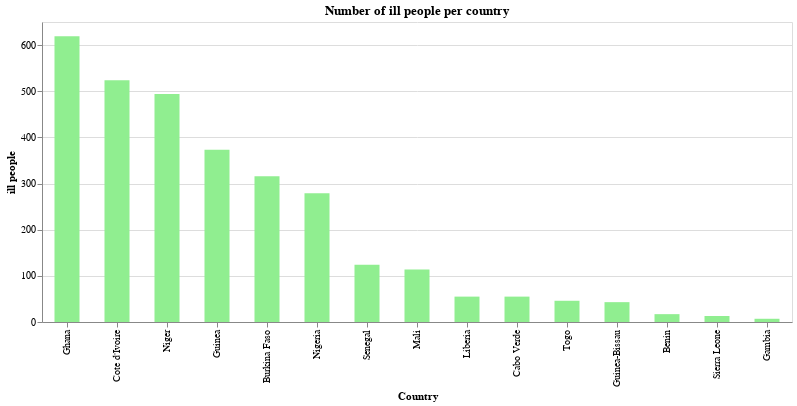

Source (notebook cell):
### Markdown cell above
### Number of ill patients

### Code cell
source = covid_ana_sort
alt.Chart(source).mark_bar(size = 25).encode(x = alt.X('Country', sort='-y'), y = 'ill people', color = alt.value('lightgreen'),).properties(width = alt.Step(50), height = 300, title = 'Number of ill people per country').interactive()

### Figure 1 — Vega-Lite specification as saved in the notebook (floating-point values rounded to 4 significant figures)
{"config": {"view": {"continuousWidth": 400, "continuousHeight": 300}}, "data": {"name": "data-e25325275136ee7f62b26f6b5ee63b56"}, "mark": {"type": "bar", "size": 25}, "encoding": {"color": {"value": "lightgreen"}, "x": {"type": "nominal", "field": "Country", "sort": "-y"}, "y": {"type": "quantitative", "field": "ill people"}}, "height": 300, "selection": {"selector002": {"type": "interval", "bind": "scales", "encodings": ["x", "y"]}}, "title": "Number of ill people per country", "width": {"step": 50}, "$schema": "https://vega.github.io/schema/vega-lite/v4.0.2.json", "datasets": {"data-e25325275136ee7f62b26f6b5ee63b56": [{"Country": "Cote d'Ivoire", "Lat": 7.54, "Long": -5.547, "Date": "2020-04-15T00:00:00", "Confirmed_cases": 638, "Dead": 6, "Recovered": 114, "ill people": 524, "Death rate": 0.009404, "Recovered rate": 0.1787}, {"Country": "Ghana", "Lat": 7.947, "Long": -1.023, "Date": "2020-04-15T00:00:00", "Confirmed_cases": 636, "Dead": 8, "Recovered": 17, "ill people": 619, "Death rate": 0.01258, "Recovered rate": 0.02673}, {"Country": "Niger", "Lat": 17.61, "Long": 8.082, "Date": "2020-04-15T00:00:00", "Confirmed_cases": 584, "Dead": 14, "Recovered": 90, "ill people": 494, "Death rate": 0.02397, "Recovered rate": 0.1541}, {"Country": "Burkina Faso", "Lat": 12.24, "Long": -1.562, "Date": "2020-04-15T00:00:00", "Confirmed_cases": 542, "Dead": 32, "Recovered": 226, "ill people": 316, "Death rate": 0.05904, "Recovered rate": 0.417}, {"Country": "Nigeria", "Lat": 9.082, "Long": 8.675, "Date": "2020-04-15T00:00:00", "Confirmed_cases": 407, "Dead": 12, "Recovered": 128, "ill people": 279, "Death rate": 0.02948, "Recovered rate": 0.3145}, {"Country": "Guinea", "Lat": 9.946, "Long": -9.697, "Date": "2020-04-15T00:00:00", "Confirmed_cases": 404, "Dead": 1, "Recovered": 31, "ill people": 373, "Death rate": 0.002475, "Recovered rate": 0.07673}, {"Country": "Senegal", "Lat": 14.5, "Long": -14.45, "Date": "2020-04-15T00:00:00", "Confirmed_cases": 314, "Dead": 2, "Recovered": 190, "ill people": 124, "Death rate": 0.006369, "Recovered rate": 0.6051}, {"Country": "Mali", "Lat": 17.57, "Long": -3.996, "Date": "2020-04-15T00:00:00", "Confirmed_cases": 148, "Dead": 13, "Recovered": 34, "ill people": 114, "Death rate": 0.08784, "Recovered rate": 0.2297}, {"Country": "Togo", "Lat": 8.62, "Long": 0.8248, "Date": "2020-04-15T00:00:00", "Confirmed_cases": 81, "Dead": 3, "Recovered": 35, "ill people": 46, "Death rate": 0.03704, "Recovered rate": 0.4321}, {"Country": "Liberia", "Lat": 6.428, "Long": -9.43, "Date": "2020-04-15T00:00:00", "Confirmed_cases": 59, "Dead": 6, "Recovered": 4, "ill people": 55, "Death rate": 0.1017, "Recovered rate": 0.0678}, {"Country": "Cabo Verde", "Lat": 16.54, "Long": -23.04, "Date": "2020-04-15T00:00:00", "Confirmed_cases": 56, "Dead": 1, "Recovered": 1, "ill people": 55, "Death rate": 0.01786, "Recovered rate": 0.01786}, {"Country": "Guinea-Bissau", "Lat": 11.8, "Long": -15.18, "Date": "2020-04-15T00:00:00", "Confirmed_cases": 43, "Dead": 0, "Recovered": 0, "ill people": 43, "Death rate": 0.0, "Recovered rate": 0.0}, {"Country": "Benin", "Lat": 9.308, "Long": 2.316, "Date": "2020-04-15T00:00:00", "Confirmed_cases": 35, "Dead": 1, "Recovered": 18, "ill people": 17, "Death rate": 0.02857, "Recovered rate": 0.5143}, {"Country": "Sierra Leone", "Lat": 8.461, "Long": -11.78, "Date": "2020-04-15T00:00:00", "Confirmed_cases": 13, "Dead": 0, "Recovered": 0, "ill people": 13, "Death rate": 0.0, "Recovered rate": 0.0}, {"Country": "Gambia", "Lat": 13.44, "Long": -15.31, "Date": "2020-04-15T00:00:00", "Confirmed_cases": 9, "Dead": 1, "Recovered": 2, "ill people": 7, "Death rate": 0.1111, "Recovered rate": 0.2222}]}}
